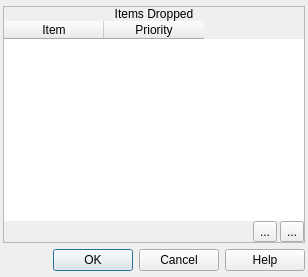
<?xml version="1.0" encoding="UTF-8"?>
<ui version="4.0">
 <class>ConfigureItemDrops</class>
 <widget class="QDialog" name="ConfigureItemDrops">
  <property name="geometry">
   <rect>
    <x>0</x>
    <y>0</y>
    <width>308</width>
    <height>277</height>
   </rect>
  </property>
  <property name="windowTitle">
   <string>Item Drops</string>
  </property>
  <property name="windowIcon">
   <iconset resource="gui_icons.qrc">
    <normaloff>:/icons/openrpgmaker.png</normaloff>:/icons/openrpgmaker.png</iconset>
  </property>
  <property name="styleSheet">
   <string notr="true">.QFrame
{
	border-width: 1px;
	border-style: solid;
	border-color: palette(window-text);
}

.QFrame&gt;QLabel
{
	border-width: 0px;
	background-color: palette(window-text);
	color: palette(window);
	font-weight: bold;
}

.QFrame&gt;QCheckBox
{
	background-color: palette(window-text);
	border-width: 0px;
	border-style: none;
	color: palette(window);
	spacing: 3px;
	font-weight: bold;
	padding: 0px 0px 0px 3px;
}

.QFrame&gt;QCheckBox::indicator
{
	min-width: 8px;
	max-width: 8px;
	min-height: 8px;
	max-height: 8px;
	width: 8px;
	height: 8px;
	border-width: 2px;
	border-radius: 0px;
	border-style: ridge;
	border-color: palette(mid);
}

.QFrame&gt;QCheckBox::indicator:unchecked
{
	background-color: palette(base);
}

.QFrame&gt;QCheckBox::indicator:checked
{
	background-color: palette(window-text);
}

.QFrame&gt;QCheckBox::indicator:hover
{
	border-color: palette(highlight);
}</string>
  </property>
  <layout class="QVBoxLayout" name="verticalLayout_3">
   <property name="spacing">
    <number>3</number>
   </property>
   <property name="margin">
    <number>3</number>
   </property>
   <item>
    <widget class="QFrame" name="frame">
     <property name="sizePolicy">
      <sizepolicy hsizetype="Fixed" vsizetype="Fixed">
       <horstretch>0</horstretch>
       <verstretch>0</verstretch>
      </sizepolicy>
     </property>
     <property name="frameShape">
      <enum>QFrame::StyledPanel</enum>
     </property>
     <property name="frameShadow">
      <enum>QFrame::Raised</enum>
     </property>
     <layout class="QVBoxLayout" name="verticalLayout">
      <property name="spacing">
       <number>0</number>
      </property>
      <property name="margin">
       <number>0</number>
      </property>
      <item>
       <widget class="QLabel" name="label">
        <property name="sizePolicy">
         <sizepolicy hsizetype="Preferred" vsizetype="Fixed">
          <horstretch>0</horstretch>
          <verstretch>0</verstretch>
         </sizepolicy>
        </property>
        <property name="text">
         <string>Items Dropped</string>
        </property>
        <property name="alignment">
         <set>Qt::AlignCenter</set>
        </property>
       </widget>
      </item>
      <item>
       <widget class="QWidget" name="widget_2" native="true">
        <layout class="QVBoxLayout" name="verticalLayout_2" stretch="0,0">
         <property name="spacing">
          <number>0</number>
         </property>
         <property name="margin">
          <number>0</number>
         </property>
         <item>
          <widget class="QTableWidget" name="twItemsDropped">
           <property name="minimumSize">
            <size>
             <width>300</width>
             <height>200</height>
            </size>
           </property>
           <property name="maximumSize">
            <size>
             <width>300</width>
             <height>200</height>
            </size>
           </property>
           <property name="frameShape">
            <enum>QFrame::NoFrame</enum>
           </property>
           <property name="selectionMode">
            <enum>QAbstractItemView::SingleSelection</enum>
           </property>
           <property name="selectionBehavior">
            <enum>QAbstractItemView::SelectRows</enum>
           </property>
           <property name="showGrid">
            <bool>false</bool>
           </property>
           <property name="wordWrap">
            <bool>false</bool>
           </property>
           <property name="cornerButtonEnabled">
            <bool>false</bool>
           </property>
           <attribute name="verticalHeaderVisible">
            <bool>false</bool>
           </attribute>
           <column>
            <property name="text">
             <string>Item</string>
            </property>
           </column>
           <column>
            <property name="text">
             <string>Priority</string>
            </property>
           </column>
          </widget>
         </item>
         <item>
          <widget class="QWidget" name="widget" native="true">
           <property name="sizePolicy">
            <sizepolicy hsizetype="Preferred" vsizetype="Fixed">
             <horstretch>0</horstretch>
             <verstretch>0</verstretch>
            </sizepolicy>
           </property>
           <layout class="QHBoxLayout" name="horizontalLayout">
            <property name="spacing">
             <number>3</number>
            </property>
            <property name="margin">
             <number>0</number>
            </property>
            <item>
             <spacer name="horizontalSpacer">
              <property name="orientation">
               <enum>Qt::Horizontal</enum>
              </property>
              <property name="sizeHint" stdset="0">
               <size>
                <width>40</width>
                <height>20</height>
               </size>
              </property>
             </spacer>
            </item>
            <item>
             <widget class="QToolButton" name="bDeleteItem">
              <property name="text">
               <string>...</string>
              </property>
              <property name="icon">
               <iconset resource="gui_icons.qrc">
                <normaloff>:/icons/minus.png</normaloff>:/icons/minus.png</iconset>
              </property>
             </widget>
            </item>
            <item>
             <widget class="QToolButton" name="bAddItem">
              <property name="text">
               <string>...</string>
              </property>
              <property name="icon">
               <iconset resource="gui_icons.qrc">
                <normaloff>:/icons/plus.png</normaloff>:/icons/plus.png</iconset>
              </property>
             </widget>
            </item>
           </layout>
          </widget>
         </item>
        </layout>
       </widget>
      </item>
     </layout>
    </widget>
   </item>
   <item>
    <widget class="QDialogButtonBox" name="buttonBox">
     <property name="orientation">
      <enum>Qt::Horizontal</enum>
     </property>
     <property name="standardButtons">
      <set>QDialogButtonBox::Cancel|QDialogButtonBox::Help|QDialogButtonBox::Ok</set>
     </property>
    </widget>
   </item>
  </layout>
 </widget>
 <resources>
  <include location="gui_icons.qrc"/>
 </resources>
 <connections>
  <connection>
   <sender>buttonBox</sender>
   <signal>accepted()</signal>
   <receiver>ConfigureItemDrops</receiver>
   <slot>accept()</slot>
   <hints>
    <hint type="sourcelabel">
     <x>248</x>
     <y>254</y>
    </hint>
    <hint type="destinationlabel">
     <x>157</x>
     <y>274</y>
    </hint>
   </hints>
  </connection>
  <connection>
   <sender>buttonBox</sender>
   <signal>rejected()</signal>
   <receiver>ConfigureItemDrops</receiver>
   <slot>reject()</slot>
   <hints>
    <hint type="sourcelabel">
     <x>316</x>
     <y>260</y>
    </hint>
    <hint type="destinationlabel">
     <x>286</x>
     <y>274</y>
    </hint>
   </hints>
  </connection>
 </connections>
</ui>
